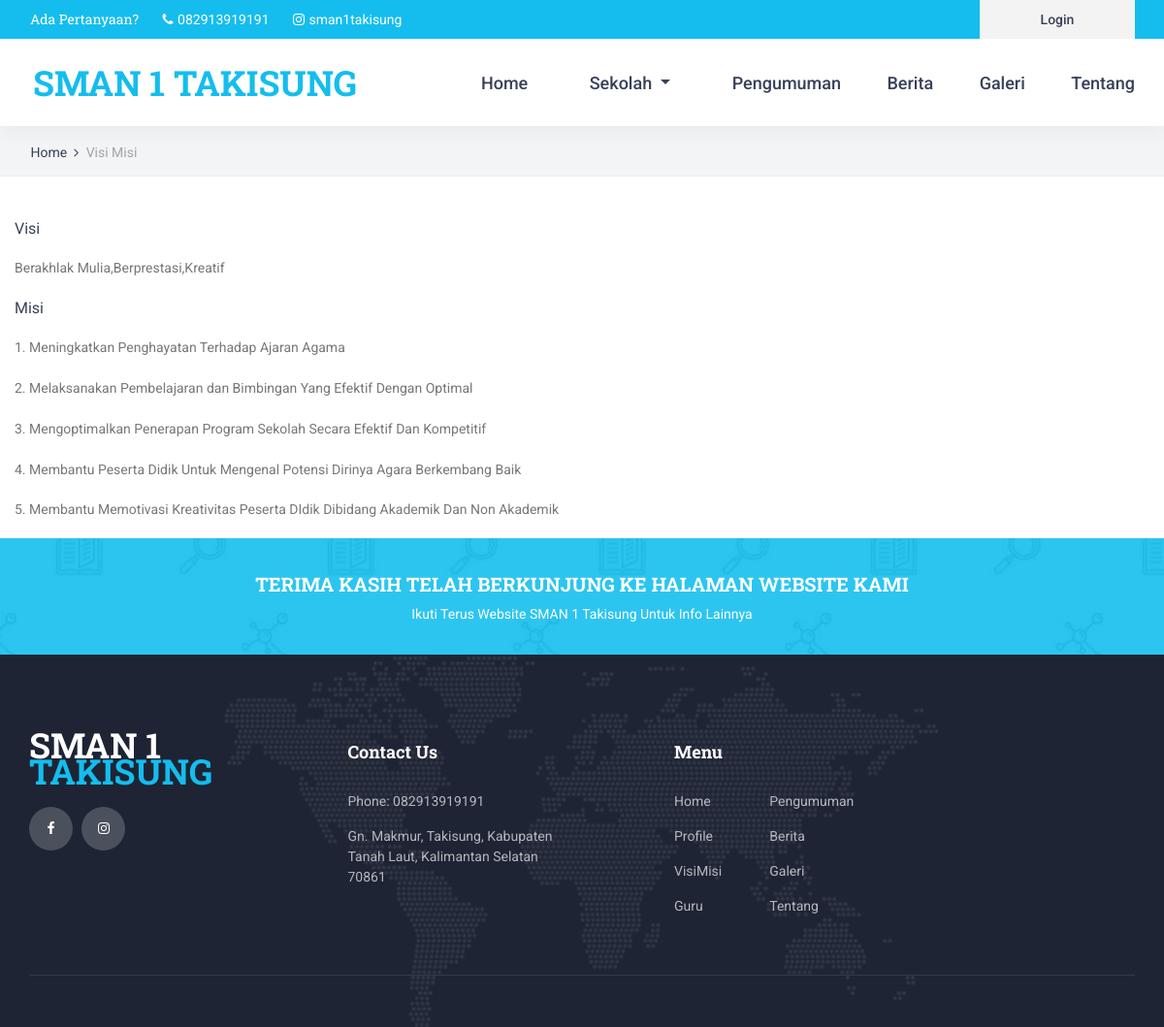
Page /index.php/home/visimisi on the committed database.
### tables this page shows
CREATE TABLE `setting` (
  `id_setting` int(11) NOT NULL,
  `nama_sekolah` varchar(255) DEFAULT NULL,
  `alamat` varchar(255) DEFAULT NULL,
  `no_telepon` varchar(15) DEFAULT NULL,
  `kepala_sekolah` varchar(30) DEFAULT NULL,
  `nip` varchar(20) DEFAULT NULL,
  `foto_kepsek` varchar(255) DEFAULT NULL,
  `visi` text DEFAULT NULL,
  `misi` text DEFAULT NULL,
  `sejarah` text DEFAULT NULL
);

### application/views/layout/v_wrapper.php (called while the page is built)
<?php
require_once('v_head.php');
require_once('v_header.php');
require_once('v_nav.php');
require_once('v_content.php');
require_once('v_footer.php');

### application/controllers/Home.php (called while the page is built, shortened)
<?php
class Home extends CI_Controller {
	public function __construct()
    {
        $this->load->model('m_home');
    }
public function visimisi()
{
	$data = array(
				'title' => 'Visi Misi',
				'sekolah' => $this->m_setting->detail(),
				'isi' 	=> 'v_visimisi'
			);
	$this->load->view('layout/v_wrapper',$data,FALSE);
}
}

### index.php (called while the page is built, shortened)
<?php
require_once BASEPATH.'core/CodeIgniter.php';

### application/models/M_setting.php (called while the page is built, shortened)
<?php
class M_setting extends CI_Model {
	public function detail()
	{
        $this->db->select('*');
        $this->db->from('setting');
        $this->db->where('id_setting', 1);
        return $this->db->get()->row();
	}
}

### application/views/layout/v_content.php (called while the page is built)
<?php
if ($isi) {
    $this->load->view($isi);
}

### application/views/v_visimisi.php (the view, shortened to what this page needs)
<div class="home">
    <div class="breadcrumbs_container">
        <div class="container">
            <div class="row">
                <div class="col">
                    <div class="breadcrumbs">
                        <ul>
                            <li><a href="<?= base_url('home') ?>">Home</a></li>
                            <li> Visi Misi </li>
                        </ul>
                    </div>
                </div>
            </div>
        </div>
    </div>
</div>
                <div class="col-sm-8">
                    <br>
                    <br>
                <div class="form-group">
                <div class="form_title">Visi</div>
                <p><?= $sekolah->visi ?></p>
                </div>
                <div class="form-group">
                <div class="form_title">Misi</div>
                <p><?= $sekolah->misi ?></p>
                </div>
                </div>
<div class="newsletter">
	<div class="newsletter_background parallax-window" data-parallax="scroll" data-image-src="<?= base_url() ?>template/front-end/images/newsletter.jpg" data-speed="0.8"></div>
	<div class="container">
		<div class="row">
			<div class="col">
				<div class="newsletter_container d-flex flex-lg-row flex-column align-items-center justify-content-center">
					<div class="newsletter_content text-lg-left text-center">
						<div class="newsletter_title">TERIMA KASIH TELAH BERKUNJUNG KE HALAMAN WEBSITE KAMI</div>
						<div class="newsletter_subtitle text-center">Ikuti Terus Website SMAN 1 Takisung Untuk Info Lainnya</div>
					</div>
				</div>
			</div>
		</div>
	</div>
</div>

### application/views/layout/v_header.php
<?php
$setting = $this->m_setting->detail();
?>
<header class="header">
            <div class="top_bar">
                <div class="top_bar_container">
                    <div class="container">
                        <div class="row">
                            <div class="col">
                                <div class="top_bar_content d-flex flex-row align-items-center justify-content-start">
                                    <ul class="top_bar_contact_list">
                                        <li><div class="question">Ada Pertanyaan? </div></li>
                                        <li>
                                            <i class="fa fa-phone" aria-hidden="true"></i>
                                            <div><?= $setting->no_telepon ?></div>
                                        </li>
                                        <li>
                                            <i class="fa fa-instagram" aria-hidden="true"></i>
                                            <div>sman1takisung</div>
                                        </li>
                                    </ul>
                                    <div class="top_bar_login ml-auto">
                                        <div class="login_button"><a href="<?= base_url ('login')?>">Login</a></div>
                                    </div>
                                </div>
                            </div>
                        </div>
                    </div>
                </div>
            </div>

### application/views/layout/v_nav.php (shortened to what this page needs)
<div class="header_container">
               <div class="container">
                   <div class="row">
                       <div class="col">
                           <div class="header_content d-flex flex-row align-items-center justify-content-start">
                               <div class="logo_container">
                                   <a href="<?= base_url('home') ?>">
                                       <div class="logo_text"><span><?= $setting->nama_sekolah ?></span> </div>
                                   </a>
                               </div>
                               <nav class="main_nav_contaner ml-auto">
                                   <ul class="main_nav">
                                       <li><a href="<?= base_url('home') ?>">Home</a></li>
                                       <li class="nav-item dropdown">
           <a class="nav-link dropdown-toggle" href="#" id="navbarDropdown" role="button" data-toggle="dropdown" aria-haspopup="true" aria-expanded="false">
             Sekolah
           </a>
         </li>
                                       <li><a href="<?= base_url('home/pengumuman') ?>">Pengumuman</a></li>
                                       <li><a href="<?= base_url('home/berita') ?>">Berita</a></li>
                                       <li><a href="<?= base_url('home/galeri') ?>">Galeri</a></li>
                                       <li><a href="<?= base_url('home/tentang') ?>">Tentang</a></li>
                                   </ul>
                               </nav>
                           </div>
                       </div>
                   </div>
               </div>
           </div>
       </header>

### application/views/layout/v_footer.php (shortened to what this page needs)
<?php
$setting = $this->m_setting->detail();
?>
<footer class="footer">
		<div class="footer_background" style="background-image:url(<?= base_url() ?>template/front-end/images/footer_background.png)"></div>
		<div class="container">
			<div class="row footer_row">
				<div class="col">
					<div class="footer_content">
						<div class="row">
							<div class="col-lg-3 footer_col">
								<div class="footer_section footer_about">
									<div class="footer_logo_container">
										<a href="#">
											<div class="footer_logo_text">SMAN 1<span> TAKISUNG</span></div>
										</a>
									</div>
									<div class="footer_social">
										<ul>
											<li><a href="https://www.facebook.com/people/SMP-Negeri-1-Takisung/100066665891826/?mibextid=JRoKGi"><i class="fa fa-facebook" aria-hidden="true"></i></a></li>
											<li><a href="https://www.instagram.com/sman1takisung/?utm_source=ig_web_button_share_sheet&igshid=OGQ5ZDc2ODk2ZA=="><i class="fa fa-instagram" aria-hidden="true"></i></a></li>
										</ul>
									</div>
								</div>
							</div>
							<div class="col-lg-3 footer_col">
								<div class="footer_section footer_contact">
									<div class="footer_title">Contact Us</div>
									<div class="footer_contact_info">
										<ul>
											<li>Phone: <?= $setting->no_telepon ?></li>
											<li><?= $setting->alamat ?></li>
										</ul>
									</div>
								</div>
							</div>
							<div class="col-lg-3 footer_col">
								<div class="footer_section footer_links">
									<div class="footer_title">Menu</div>
									<div class="footer_links_container">
										<ul>
											<li><a href="<?= base_url('home') ?>">Home</a></li>
											<li><a href="<?= base_url('home/profile') ?>">Profile</a></li>
											<li><a href="<?= base_url('home/visimisi') ?>">VisiMisi</a></li>
											<li><a href="<?= base_url('home/guru') ?>">Guru</a></li>
											<li><a href="<?= base_url('home/pengumuman') ?>">Pengumuman</a></li>
											<li><a href="<?= base_url('home/berita') ?>">Berita</a></li>
											<li><a href="<?= base_url('home/galeri') ?>">Galeri</a></li>
											<li><a href="<?= base_url('home/tentang') ?>">Tentang</a></li>
										</ul>
									</div>
								</div>
							</div>
							<div class="col-lg-3 footer_col clearfix">
							</div>
						</div>
					</div>
				</div>
			</div>
			<div class="row copyright_row">
				<div class="col">
					<div class="copyright d-flex flex-lg-row flex-column align-items-center justify-content-start">
					</div>
				</div>
			</div>
		</div>
	</footer>
</body>
</html>

### rows in the picture
setting: no_telepon "082913919191", nama_sekolah "SMAN 1 TAKISUNG", visi "Berakhlak Mulia,Berprestasi,Kreatif", misi "1. Meningkatkan Penghayatan Terhadap Ajaran Agama 2. Melaksanakan Pembelajaran dan Bimbingan Yang Efektif Dengan Optimal 3. Mengoptimalkan Penerapan Program Sekolah Secara Efektif Dan Kompetitif 4. Membantu Peserta Didik Untuk Mengenal Potensi Dirinya Agara Berkembang Baik 5. Membantu Memotivasi Kreativitas Peserta DIdik Dibidang Akademik Dan Non Akademik", alamat "Gn. Makmur, Takisung, Kabupaten Tanah Laut, Kalimantan Selatan 70861"
